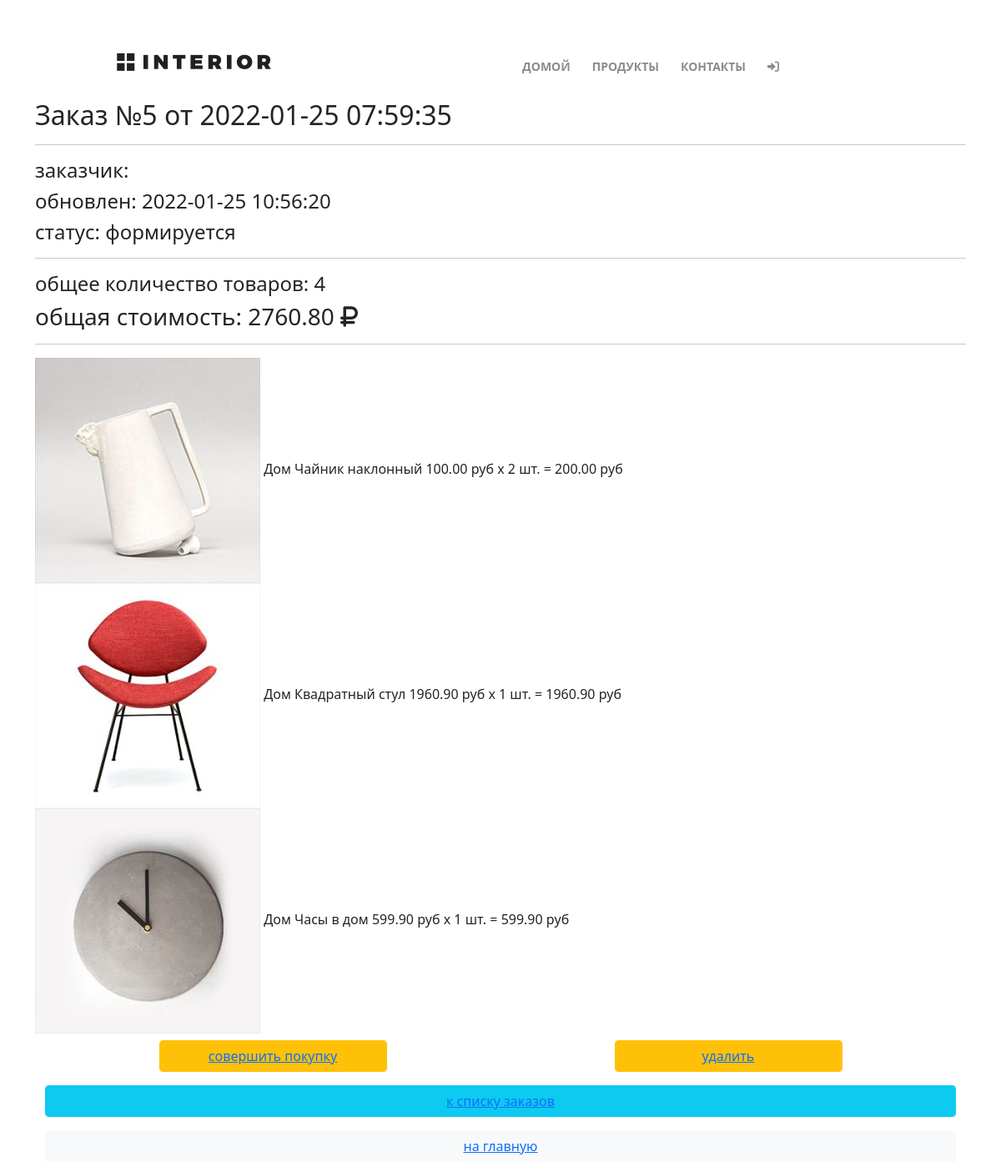
The app's page /order/read/5/ (upper part), older data.
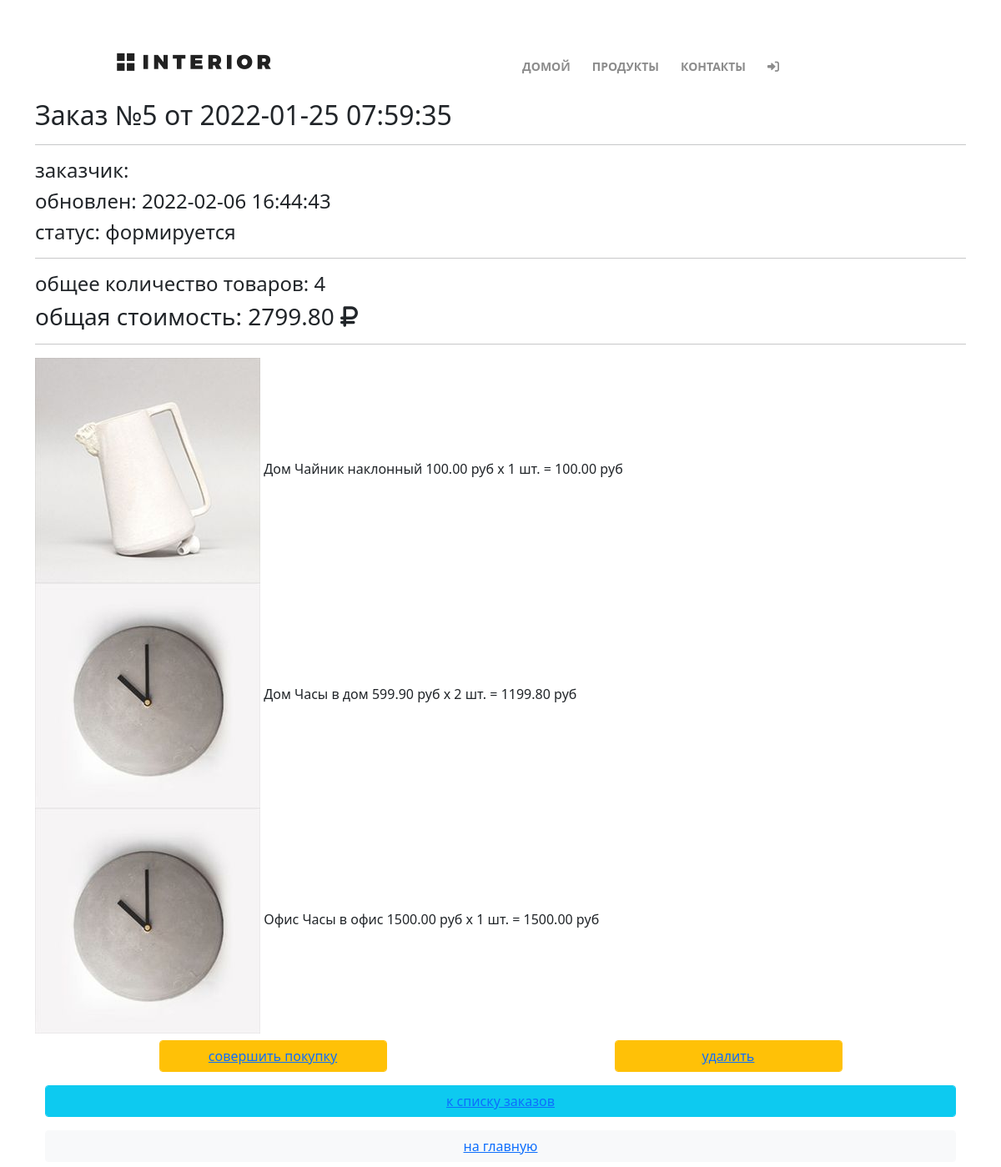
The same page, newer data.
### ordersapp/models.py (models this page shows, shortened)
class Order(models.Model):
    FORMING = 'FM'
    SENT_TO_PROCEED = 'STP'
    PROCEEDED = 'PRD'
    PAID = 'PD'
    READY = 'RDY'
    CANCEL = 'CNC'
    ORDER_STATUS_CHOICES = (
        (FORMING, 'формируется'),
        (SENT_TO_PROCEED, 'отправлен в обработку'),
        (PAID, 'оплачен'),
        (PROCEEDED, 'обрабатывается'),
        (READY, 'готов к выдаче'),
        (CANCEL, 'отменен'),
    )
    user = models.ForeignKey(settings.AUTH_USER_MODEL, on_delete=models.CASCADE)
    created = models.DateTimeField(verbose_name='создан', auto_now_add=True)
    updated = models.DateTimeField(verbose_name='обновлен', auto_now=True)
    status = models.CharField(verbose_name='статус',
                              max_length=3,
                              choices=ORDER_STATUS_CHOICES,
                              default=FORMING)
    is_active = models.BooleanField(verbose_name='активен', db_index=True, default=True)
    class Meta:
        ordering = ('-created',)
        verbose_name = 'заказ'
        verbose_name_plural = 'заказы'
    @cached_property
    def get_items_cached(self):
        return self.orderitems.select_related()
    def get_summary(self):
        items = self.get_items_cached
        return {
            'total_cost': sum(list(map(lambda x: x.quantity * x.product.price, items))),
            'total_quantity': sum(list(map(lambda x: x.quantity, items)))
        }

class OrderItem(models.Model):
    order = models.ForeignKey(Order,
                              related_name="orderitems",
                              on_delete=models.CASCADE)
    product = models.ForeignKey(Product,
                                verbose_name='продукт',
                                on_delete=models.CASCADE)
    quantity = models.PositiveIntegerField(verbose_name='количество',
                                           default=0)
    def get_product_cost(self):
        return self.product.price * self.quantity

### productsapp/models.py (models this page shows, shortened)
class Product(models.Model):
    category = models.ForeignKey(ProductCategory, on_delete=models.CASCADE)
    name = models.CharField(verbose_name='имя продукта', max_length=128)
    image = models.ImageField(upload_to='products_images', blank=True)
    short_desc = models.CharField(verbose_name='краткое описание продукта', max_length=60, blank=True)
    description = models.TextField(verbose_name='описание продукта', blank=True)
    price = models.DecimalField(verbose_name='цена продукта', max_digits=8, decimal_places=2, default=0)
    quantity = models.PositiveIntegerField(verbose_name='количество на складе', default=0)
    is_active = models.BooleanField(verbose_name='активный', db_index=True, default=True)

class ProductCategory (models.Model):
    name = models.CharField(verbose_name='имя', max_length=64, unique=True)
    description = models.TextField(verbose_name='описание', blank=True)
    create_at = models.DateTimeField(verbose_name='создано', auto_now_add=True)
    update_at = models.DateTimeField(verbose_name='обновлено', auto_now=True)
    is_active = models.BooleanField(verbose_name='активный', db_index=True, default=True)

### ordersapp/views.py (the view)
# urls.py: path('read/<int:pk>/', ordersapp.OrderRead.as_view(), name='order_read'),
class OrderRead(DetailView):
    model = Order
    extra_context = {'title': 'заказ/просмотр'}

### adminapp/templatetags/my_tags.py (called while the page is built)
def media_folder_products(string):
    if not string:
        string = 'products_images/default.png'
    return f'{settings.MEDIA_URL}{string}'

### mainapp/context_processors.py (called while the page is built)
def basket(request):
    basket = []
    if request.user.is_authenticated:
        basket = Basket.objects.filter(user=request.user).select_related()
    return {
        'basket': basket,
    }

### ordersapp/templates/ordersapp/order_detail.html (shortened to what this page needs)
{% extends 'mainapp/base.html' %}
{% load static %}
{% load my_tags %}
{% block css %}
    <link href="https://cdn.jsdelivr.net/npm/bootstrap@5.0.0-beta3/dist/css/bootstrap.min.css" rel="stylesheet">
{% endblock %}
{% block mainmenu %}
    <div class="hero-white">
        <div class="header clearfix">
            {% include 'mainapp/includes/inc_mainmenu.html' %}
        </div>
    </div>
{% endblock %}
{% block content %}
   {% include 'ordersapp/includes/inc_order_summary.html' %}
   <div class="basket_list">
       {% for item in object.orderitems.select_related %}
           <div class="basket_record">
               <img src="{{ item.product.image|media_folder_products }}"
                    alt="{{ item.product.short_desc }}">
               <span class="category_name">
                   {{ item.product.category.name }}
               </span>
               <span class="product_name">{{ item.product.name }}</span>
               <span class="product_price">
                   {{ item.product.price }}&nbspруб
               </span>
               <span class="product_quantitiy">
                   x {{ item.quantity }} шт.
               </span>
               <span class="product_cost">
                    = {{ item.get_product_cost }}&nbspруб
               </span>
           </div>
       {% endfor %}
   </div>
   {% include 'ordersapp/includes/inc_order_actions.html' %}
{% endblock %}

### ordersapp/templates/ordersapp/includes/inc_order_summary.html (shortened to what this page needs)
{% if object %}
   <div class="h2">Заказ №{{ object.pk }} от {{ object.created|date:"Y-m-d H:i:s" }}</div>
   <hr>
   <div class="h4">заказчик: {{ user.last_name }} {{ user.first_name }} </div>
   <div class="h4">обновлен: {{ object.updated|date:"Y-m-d H:i:s" }}</div>
   <div class="h4">cтатус: {{ object.get_status_display }}</div>
   <hr>
    {% with object_summary=object.get_summary %}
    <div class="h4">
       общее количество товаров: <span class="order_total_quantity">{{ object_summary.total_quantity }}</span>
   </div>
   <div class="h3">
       общая стоимость: <span class="order_total_cost">{{ object_summary.total_cost }}</span> <i class="fas fa-ruble-sign"></i>
   </div>
    {% endwith %}
{% endif %}
<hr>

Row changes from the older to the newer data that the page shows:
removed OrderItem: product.image|media_folder_products (picture), product.category.name "Дом", product.name "Квадратный стул", product.price "1960.90", quantity "1", get_product_cost "1960.90"
changed Order "формируется": updated "2022-01-25 10:56:20" → "2022-02-06 16:44:43"
changed OrderItem "Чайник наклонный": quantity "2" → "1"; get_product_cost "200.00" → "100.00"
changed OrderItem "Часы в дом": quantity "1" → "2"; get_product_cost "599.90" → "1199.80"
added OrderItem: product.image|media_folder_products (picture), product.category.name "Офис", product.name "Часы в офис", product.price "1500.00", quantity "1", get_product_cost "1500.00"
Text that changed along with them:
{{ object_summary.total_cost }}: "2760.80" → "2799.80"
